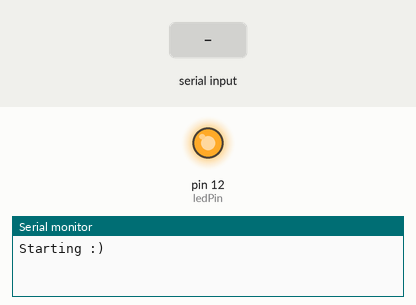
Recording of a sketch running on a simulated Arduino Uno, built with avr-gcc and run on an emulated ATmega328P. Shown: output pins drawn as LEDs (lit = HIGH), the last lines printed to the serial monitor. The test bench sets the inputs (shaded band).

Above: at 1.2 s.
1.3 s: "2" received over Serial
At 2.4 s:
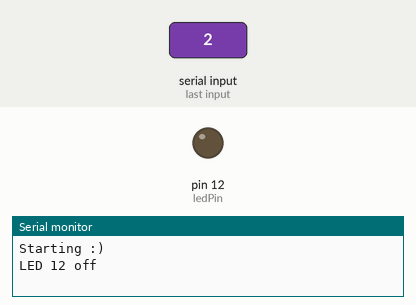
2.8 s: "1" received over Serial
At 3.5 s:
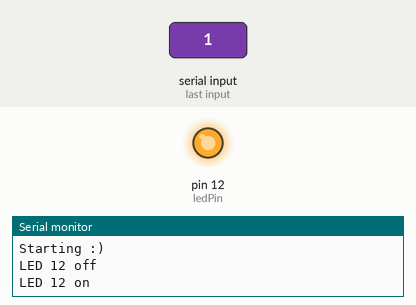
Timing chart, 0 to 5.8 s (numbered marks = the images above; inputs shaded):
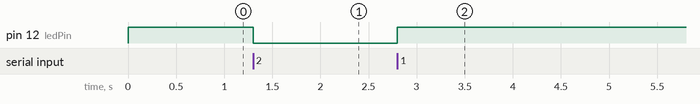

The sketch:

Arduino_first_run.pde
```cpp
boolean isLedOn = true;
int      ledPin = 12;

void setup() {
  pinMode(ledPin, OUTPUT);

  Serial.begin(115200);

  Serial.println("Starting :)");
}

void loop() {
  if(Serial.available() > 0) {
    int input = Serial.read();

    if(input == 50) {
      if(isLedOn) {
        isLedOn = false;
        Serial.println("LED 12 off");
      } else {
         Serial.println("LED 12 is already off");
      }
    } else if(input == 49) {
      if(!isLedOn) {
        isLedOn = true;
        Serial.println("LED 12 on");
      } else {
        Serial.println("LED 12 is already on");
      }
    }

  }

  if(isLedOn) {
     digitalWrite(ledPin, HIGH);
  } else {
     digitalWrite(ledPin, LOW);
  }
}
```

Measured:
- after the input at 1.3 s, pin 12 (ledPin): HIGH → LOW at once
- after the input at 2.8 s, pin 12 (ledPin): LOW → HIGH at once
